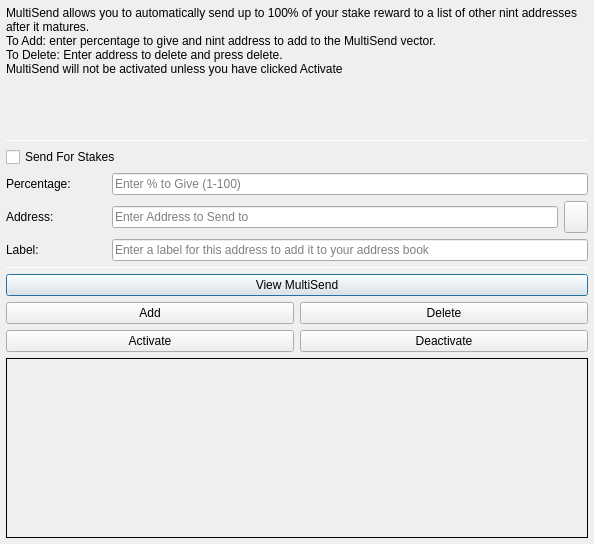
<?xml version="1.0" encoding="UTF-8"?>
<ui version="4.0">
 <class>MultiSendDialog</class>
 <widget class="QDialog" name="MultiSendDialog">
  <property name="windowModality">
   <enum>Qt::NonModal</enum>
  </property>
  <property name="geometry">
   <rect>
    <x>0</x>
    <y>0</y>
    <width>594</width>
    <height>544</height>
   </rect>
  </property>
  <property name="windowTitle">
   <string>MultiSend</string>
  </property>
  <layout class="QVBoxLayout" name="verticalLayout" stretch="0">
   <property name="margin">
    <number>6</number>
   </property>
   <item>
    <layout class="QVBoxLayout" name="verticalLayout_Main" stretch="1,1,1,0,1,1,1">
     <item>
      <widget class="QLabel" name="label_2">
       <property name="lineWidth">
        <number>1</number>
       </property>
       <property name="text">
        <string>MultiSend allows you to automatically send up to 100% of your stake reward to a list of other nint addresses after it matures.
To Add: enter percentage to give and nint address to add to the MultiSend vector.
To Delete: Enter address to delete and press delete.
MultiSend will not be activated unless you have clicked Activate</string> <!--or masternode -->
       </property>
       <property name="alignment">
        <set>Qt::AlignLeading|Qt::AlignLeft|Qt::AlignTop</set>
       </property>
       <property name="wordWrap">
        <bool>true</bool>
       </property>
      </widget>
     </item>
     <item>
      <widget class="Line" name="line">
       <property name="minimumSize">
        <size>
         <width>0</width>
         <height>1</height>
        </size>
       </property>
       <property name="maximumSize">
        <size>
         <width>16777215</width>
         <height>1</height>
        </size>
       </property>
       <property name="orientation">
        <enum>Qt::Horizontal</enum>
       </property>
      </widget>
     </item>
     <item>
      <layout class="QVBoxLayout" name="verticalLayout_Settings">
       <item>
        <layout class="QHBoxLayout" name="horizontalLayout">
         <item>
          <widget class="QCheckBox" name="multiSendStakeCheckBox">
           <property name="text">
            <string>Send For Stakes</string>
           </property>
          </widget>
         </item>
         <!--
         <item>
          <widget class="QCheckBox" name="multiSendMasternodeCheckBox">
           <property name="text">
            <string>Send For Masternode Rewards</string>
           </property>
          </widget>
         </item>
         -->
        </layout>
       </item>
       <item>
        <layout class="QHBoxLayout" name="horizontalLayout_6">
         <item>
          <widget class="QLabel" name="label">
           <property name="minimumSize">
            <size>
             <width>100</width>
             <height>0</height>
            </size>
           </property>
           <property name="toolTip">
            <string>Percentage of stake to send</string>
           </property>
           <property name="text">
            <string>Percentage:</string>
           </property>
          </widget>
         </item>
         <item>
          <widget class="QLineEdit" name="multiSendPercentEdit">
           <property name="toolTip">
            <string>Enter whole numbers 1 - 100</string>
           </property>
           <property name="placeholderText">
            <string>Enter % to Give (1-100)</string>
           </property>
          </widget>
         </item>
        </layout>
       </item>
       <item>
        <layout class="QHBoxLayout" name="horizontalLayout_7">
         <item>
          <widget class="QLabel" name="label_5">
           <property name="minimumSize">
            <size>
             <width>100</width>
             <height>0</height>
            </size>
           </property>
           <property name="toolTip">
            <string>Address to send portion of stake to</string>
           </property>
           <property name="text">
            <string>Address:</string>
           </property>
          </widget>
         </item>
         <item>
          <widget class="QLineEdit" name="multiSendAddressEdit">
           <property name="toolTip">
            <string/>
           </property>
           <property name="placeholderText">
            <string>Enter Address to Send to</string>
           </property>
          </widget>
         </item>
         <item>
          <widget class="QToolButton" name="addressBookButton">
           <property name="maximumSize">
            <size>
             <width>16777215</width>
             <height>32</height>
            </size>
           </property>
           <property name="toolTip">
            <string>Choose an address from the address book</string>
           </property>
           <property name="text">
            <string/>
           </property>
           <property name="icon">
            <iconset resource="../nint.qrc">
             <normaloff>:/icons/address-book</normaloff>:/icons/address-book</iconset>
           </property>
           <property name="shortcut">
            <string>Alt+A</string>
           </property>
          </widget>
         </item>
        </layout>
       </item>
      </layout>
     </item>
     <item>
      <layout class="QHBoxLayout" name="horizontalLayout_3">
       <item>
        <widget class="QLabel" name="label_3">
         <property name="minimumSize">
          <size>
           <width>100</width>
           <height>0</height>
          </size>
         </property>
         <property name="text">
          <string>Label:</string>
         </property>
        </widget>
       </item>
       <item>
        <widget class="QLineEdit" name="labelAddressLabelEdit">
         <property name="placeholderText">
          <string>Enter a label for this address to add it to your address book</string>
         </property>
        </widget>
       </item>
      </layout>
     </item>
     <item>
      <widget class="Line" name="line_2">
       <property name="minimumSize">
        <size>
         <width>0</width>
         <height>1</height>
        </size>
       </property>
       <property name="maximumSize">
        <size>
         <width>16777215</width>
         <height>1</height>
        </size>
       </property>
       <property name="orientation">
        <enum>Qt::Horizontal</enum>
       </property>
      </widget>
     </item>
     <item>
      <layout class="QVBoxLayout" name="verticalLayout_Buttons">
       <item>
        <layout class="QHBoxLayout" name="horizontalLayout_4">
         <item>
          <widget class="QPushButton" name="viewButton">
           <property name="toolTip">
            <string/>
           </property>
           <property name="statusTip">
            <string>View MultiSend Vector</string>
           </property>
           <property name="text">
            <string>View MultiSend</string>
           </property>
          </widget>
         </item>
        </layout>
       </item>
       <item>
        <layout class="QHBoxLayout" name="horizontalLayout_2">
         <item>
          <widget class="QPushButton" name="addButton">
           <property name="toolTip">
            <string/>
           </property>
           <property name="statusTip">
            <string>Add to MultiSend Vector</string>
           </property>
           <property name="text">
            <string>Add</string>
           </property>
          </widget>
         </item>
         <item>
          <widget class="QPushButton" name="deleteButton">
           <property name="toolTip">
            <string/>
           </property>
           <property name="statusTip">
            <string>Delete Address From MultiSend Vector</string>
           </property>
           <property name="text">
            <string>Delete</string>
           </property>
          </widget>
         </item>
        </layout>
       </item>
       <item>
        <layout class="QHBoxLayout" name="horizontalLayout_5">
         <item>
          <widget class="QPushButton" name="activateButton">
           <property name="statusTip">
            <string>Activate MultiSend</string>
           </property>
           <property name="text">
            <string>Activate</string>
           </property>
          </widget>
         </item>
         <item>
          <widget class="QPushButton" name="disableButton">
           <property name="statusTip">
            <string>Deactivate MultiSend</string>
           </property>
           <property name="text">
            <string>Deactivate</string>
           </property>
          </widget>
         </item>
        </layout>
       </item>
      </layout>
     </item>
     <item>
      <widget class="QLabel" name="message">
       <property name="minimumSize">
        <size>
         <width>0</width>
         <height>180</height>
        </size>
       </property>
       <property name="frameShape">
        <enum>QFrame::Panel</enum>
       </property>
       <property name="frameShadow">
        <enum>QFrame::Plain</enum>
       </property>
       <property name="lineWidth">
        <number>1</number>
       </property>
       <property name="midLineWidth">
        <number>1</number>
       </property>
       <property name="text">
        <string/>
       </property>
       <property name="alignment">
        <set>Qt::AlignLeading|Qt::AlignLeft|Qt::AlignTop</set>
       </property>
       <property name="wordWrap">
        <bool>true</bool>
       </property>
      </widget>
     </item>
    </layout>
   </item>
  </layout>
 </widget>
 <resources>
  <include location="../nint.qrc"/>
 </resources>
 <connections/>
</ui>
